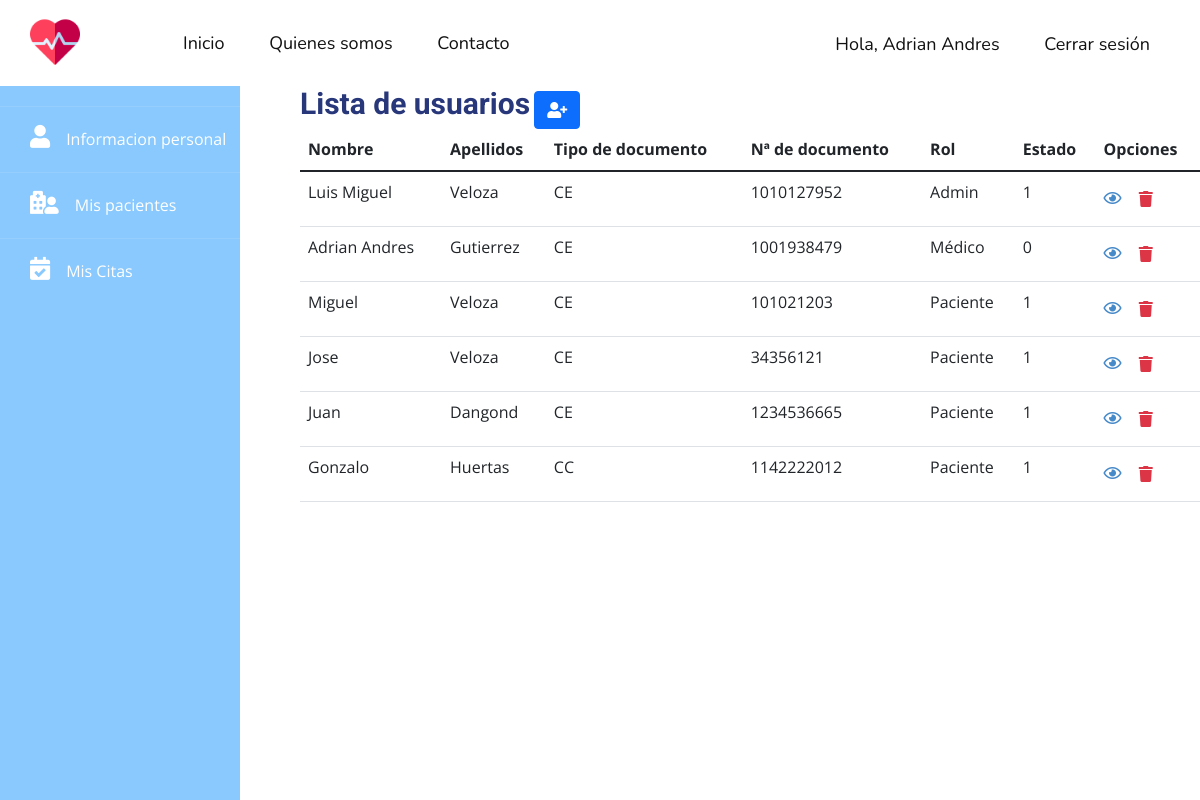
Screenshot of /all-users (signed in) with the database file from the repository.
### tables this page shows
CREATE TABLE users (id INTEGER PRIMARY KEY AUTOINCREMENT NOT NULL UNIQUE, first_name VARCHAR NOT NULL, last_name VARCHAR NOT NULL, email VARCHAR UNIQUE NOT NULL, phone VARCHAR, document_type VARCHAR (2) NOT NULL, document_number INTEGER NOT NULL UNIQUE, gender CHAR NOT NULL, address VARCHAR NOT NULL, password VARCHAR NOT NULL, role INTEGER NOT NULL, status INTEGER NOT NULL DEFAULT (1));

### app.py (the view)
@app.route('/all-users')
@login_required
def all_users():
    db = get_db()
    users = db.execute(
        'SELECT id, first_name, last_name, document_type, document_number, role, status  FROM users').fetchall()
    users = list(users)
    for user in users:
        for d in user:
            if user.index(d) == 5:
                print(d)
    return render_template('/users/all-users.html', users=users)

### app.py (called while the page is built)
def login_required(view):
    @functools.wraps(view)
    def wrapped_view(**kwargs):
        if g.user is None:
            return redirect(url_for('login'))
        return view(**kwargs)
    return wrapped_view

@app.before_request
def load_logged_in_user():
    user_id = session.get('user_id')
    if user_id is None:
        g.user = None
    else:
        db = get_db()
        g.user = db.execute('SELECT * FROM users WHERE id = ?', (user_id,)).fetchone()

### db.py (called while the page is built)
def get_db():
    try:
        if 'db' not in g:
            g.db = sqlite3.connect('hospital.db')
        return g.db
    except Error:
        print(Error)

### templates/users/all-users.html (shortened to what this page needs)
{% extends "layout.html" %}
{% block content %}
    {% include '/template-parts/sidebar.html' %}
    <div class="main">
        <h1 style="display: inline">Lista de usuarios</h1>
        <a href="{{ url_for('create_user') }}" class="btn btn-primary"><i class="fas fa-user-plus"></i>
        </a>
        <table class="table">
            <thead class="thead-dark">
            <tr>
                <th scope="col">Nombre</th>
                <th scope="col">Apellidos</th>
                <th scope="col">Tipo de documento</th>
                <th scope="col">Nª de documento</th>
                <th scope="col">Rol</th>
                <th scope="col">Estado</th>
                <th scope="col">Opciones</th>
            </tr>
            </thead>
            <tbody>
            {% for user in users %}
                <tr>
                    <form method="post" action="{{ url_for('delete_user', id=user[0]) }}">
                        <td>{{ user[1] }}</td>
                        <td>{{ user[2] }}</td>
                        <td>{{ user[3] }}</td>
                        <td>{{ user[4] }}</td>
                        {% if user[5] == 1 %}
                            <td>Admin</td>
                        {% elif user[5] == 2 %}
                            <td>Médico</td>
                        {% elif user[5] == 3 %}
                            <td>Paciente</td>
                        {% endif %}
                        <td>{{ user[6] }}</td>
                        <td>
                            <a href="{{ url_for('get_user', id=user[0]) }}">
                                <i class="far fa-eye"></i>
                            </a>
                            <button type="submit" class="text-danger btn ml-3">
                                <i class="fas fa-trash"></i>
                            </button>
                        </td>
                    </form>
                </tr>
            {% endfor %}
            </tbody>
        </table>
    </div>
{% endblock %}

### templates/template-parts/header.html (shortened to what this page needs)
<header class="u-clearfix u-header u-header" id="sec-f901">
    <div class="u-clearfix u-sheet u-sheet-1">
        <a href="{{ url_for('index') }}" class="u-image u-logo u-image-1" data-image-width="512"
           data-image-height="512">
            <img src="{{ url_for('static', filename="images/cardiogram.png") }}" class="u-logo-image u-logo-image-1"
                 alt="">
        </a>
        <nav class="u-menu u-menu-dropdown u-offcanvas u-menu-1">
            <div class="u-custom-menu u-nav-container">
                <ul class="u-custom-font u-nav u-unstyled u-nav-1">
                    <li class="u-nav-item">
                        <a class="u-active-custom-color-2 u-button-style u-hover-custom-color-1 u-nav-link u-text-active-black u-text-hover-white"
                           href="{{ url_for('index') }}" style="padding: 10px 20px;">Inicio</a>
                    </li>
                    <li class="u-nav-item">
                        <a class="u-active-custom-color-2 u-button-style u-hover-custom-color-1 u-nav-link u-text-active-black u-text-hover-white"
                           href="{{ url_for('about_us') }}" style="padding: 10px 20px;">Quienes somos</a>
                    </li>
                    <li class="u-nav-item">
                        <a class="u-active-custom-color-2 u-button-style u-hover-custom-color-1 u-nav-link u-text-active-black u-text-hover-white"
                           href="{{ url_for('contact_us') }}" style="padding: 10px 20px;">Contacto</a>
                    </li>
                </ul>
            </div>
        </nav>
        <nav class="u-menu u-menu-dropdown u-offcanvas u-menu-2">
            <div class="u-custom-menu u-nav-container">
                <ul class="u-custom-font u-nav u-unstyled u-nav-3">
                    {% if not g.user %}
                        <li class="u-nav-item"><a
                                class="u-active-custom-color-2 u-button-style u-hover-custom-color-1 u-nav-link u-text-active-black u-text-hover-white"
                                href="{{ url_for('login') }}" style="padding: 10px 20px;">Iniciar sesión</a>
                        </li>
                        <li class="u-nav-item"><a
                                class="u-active-custom-color-2 u-button-style u-hover-custom-color-1 u-nav-link u-text-active-black u-text-hover-white"
                                href="{{ url_for('register') }}" style="padding: 10px 20px;">Registrarse</a>
                        </li>
                    {% else %}
                        <li class="u-nav-item"><a
                                class="u-active-custom-color-2 u-button-style u-hover-custom-color-1 u-nav-link u-text-active-black u-text-hover-white"
                                href="{{ url_for('dashboard') }}" style="padding: 10px 20px;">Hola, {{ g.user[1] }}</a>
                        </li>
                        <li class="u-nav-item"><a
                                class="u-active-custom-color-2 u-button-style u-hover-custom-color-1 u-nav-link u-text-active-black u-text-hover-white"
                                href="{{ url_for('logout') }}" style="padding: 10px 20px;">Cerrar sesión</a>
                        </li>
                    {% endif %}
                </ul>
            </div>
        </nav>
    </div>
</header>

### static/css/app.css (style rules this page uses)
* { margin: 0; padding: 0; text-decoration: none; }
li { list-style: none; }
ul { padding-left: 0; }
.sidebar + .main { margin-left: 300px; }
.sidebar + .main h1 { color: #28377a; font-size: 30px; font-weight: bold; }

### rows the page displays
users: first_name "Adrian Andres", last_name "Gutierrez", document_type "CE", document_number "1001938479", role "Médico", status "0"
users: first_name "Luis Miguel", last_name "Veloza", document_type "CE", document_number "1010127952", role "Admin", status "1"
users: first_name "Miguel", last_name "Veloza", document_type "CE", document_number "101021203", role "Paciente", status "1"
users: first_name "Jose", last_name "Veloza", document_type "CE", document_number "34356121", role "Paciente", status "1"
users: first_name "Juan", last_name "Dangond", document_type "CE", document_number "1234536665", role "Paciente", status "1"
users: first_name "Gonzalo", last_name "Huertas", document_type "CC", document_number "1142222012", role "Paciente", status "1"
